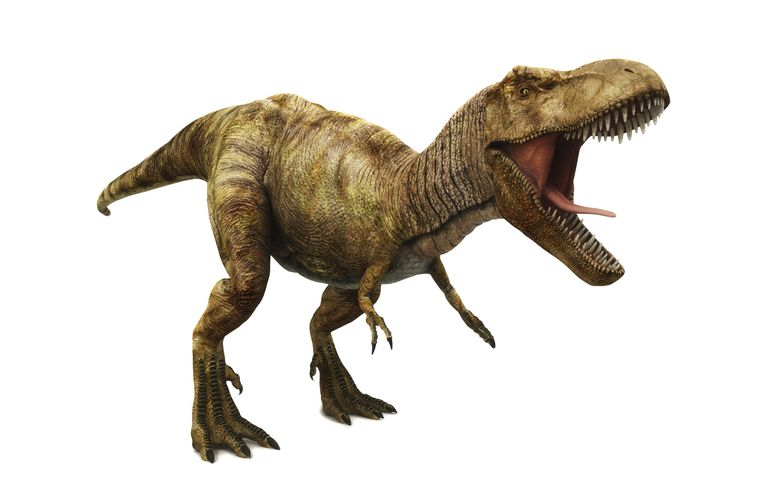
#> input picture tutorials/trex.jpg, 768 x 490 px
$ python add_subtract.py --image ../trex.jpg
#> lines starting #> are read from the running program, lines starting #| are printed output that depends on the picture
import cv2
import numpy as np
import argparse

ap = argparse.ArgumentParser()
ap.add_argument("-i", "--image", required=True,
                help="Path to the image")
args = vars(ap.parse_args())

image = cv2.imread(args["image"])
#> image is the input picture: shape (490, 768, 3); mean B, G, R 208.3, 215.5, 220.3
cv2.imshow("Original", image)

# Create an array the same size as the image
# Values are 100
# Use the cv2.add() function to add 100 to each (no wrap)
M = np.ones(image.shape, dtype = "uint8") * 100
added = cv2.add(image, M)
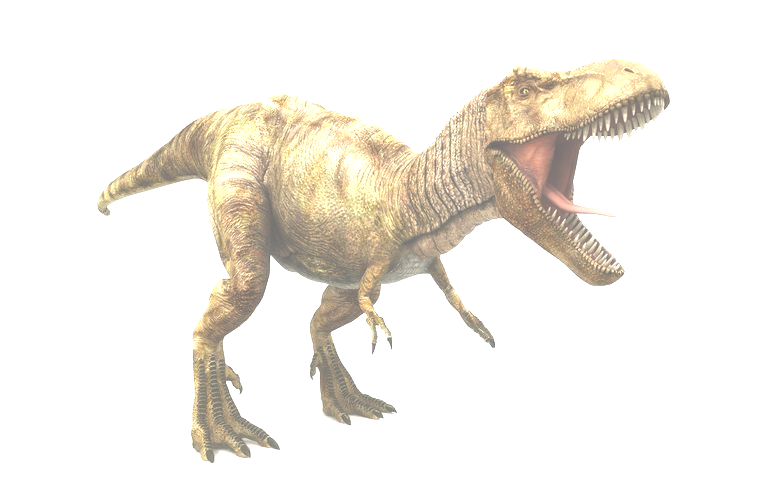
#> added: shape (490, 768, 3); mean B, G, R 231.9, 238.5, 242.5
cv2.imshow("Added", added)

# Create an array the same size as the image
# Values are 100
# Use the cv2.subtract() function to add 100 to each (no wrap)
M = np.ones(image.shape, dtype = "uint8") * 50
subtracted = cv2.subtract(image, M)
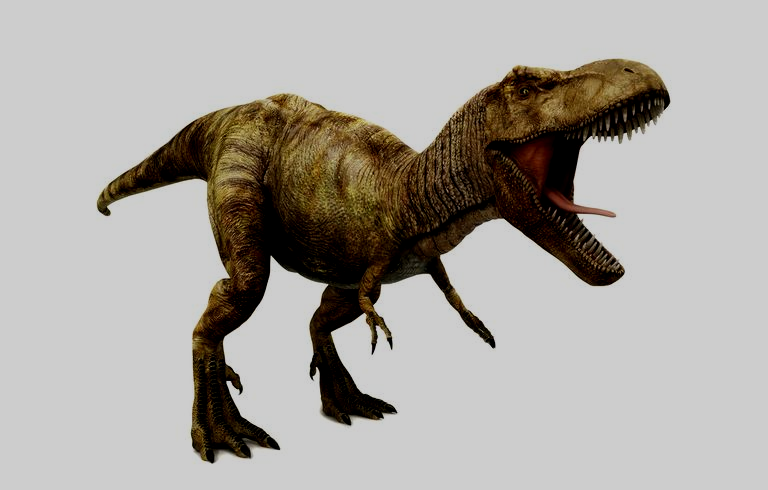
#> subtracted: shape (490, 768, 3); mean B, G, R 160.8, 166.4, 170.6
cv2.imshow("Subtracted", subtracted)

# Wait for output
cv2.waitKey(0)
